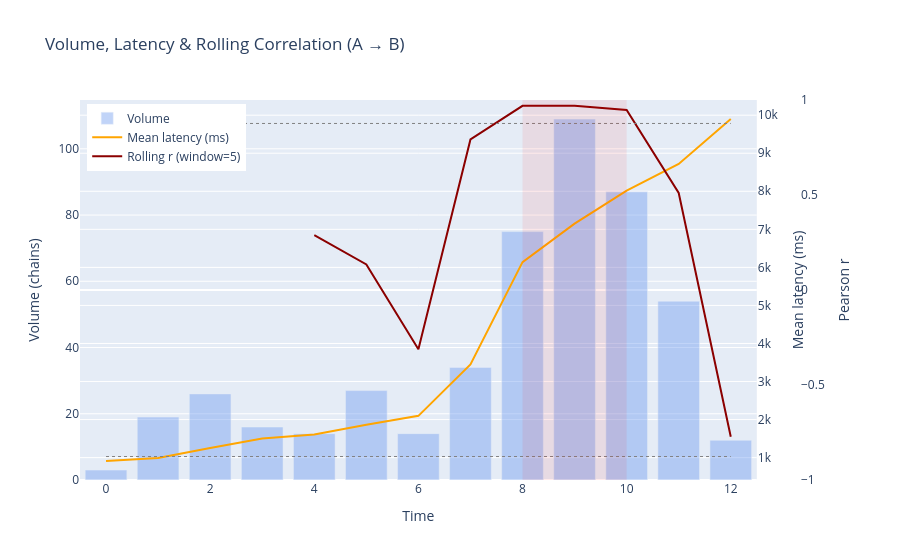

The notebook cell this image was saved under:
### Code cell
# Rolling cross-correlation on a time-sequence basis with volume & latency overlay

from sklearn.preprocessing import StandardScaler

volume = bucketed["volume"].to_numpy().astype(float)
latency = bucketed["mean_latency"].to_numpy().astype(float)
timestamps = bucketed["bucket"].to_numpy()

# Standardise both series (zero mean, unit variance)
scaler = StandardScaler()
vol_norm = scaler.fit_transform(volume.reshape(-1, 1)).ravel()
lat_norm = scaler.fit_transform(latency.reshape(-1, 1)).ravel()

# Rolling cross-correlation over a trailing window
n = len(vol_norm)
window = max(5, n // 5)
sig = 1.96 / np.sqrt(window)

rolling_corr = np.full(n, np.nan)
for i in range(window - 1, n):
    v = vol_norm[i - window + 1 : i + 1]
    l = lat_norm[i - window + 1 : i + 1]
    rolling_corr[i] = np.corrcoef(v, l)[0, 1]

significant = np.abs(rolling_corr) > sig

# Identify contiguous significant spans
spans = []
in_span = False
for i in range(n):
    if significant[i] and not in_span:
        span_start = i
        in_span = True
    elif not significant[i] and in_span:
        spans.append((span_start, i - 1))
        in_span = False
if in_span:
    spans.append((span_start, n - 1))

# For each significant span, compute the lag via local cross-correlation
span_details = []
for start, end in spans:
    v_seg = vol_norm[start : end + 1]
    l_seg = lat_norm[start : end + 1]
    seg_n = len(v_seg)
    if seg_n < 3:
        span_details.append((start, end, np.nanmean(rolling_corr[start : end + 1]), 0, 0.0))
        continue
    seg_xcorr = np.correlate(v_seg, l_seg, mode="full") / seg_n
    seg_lags = np.arange(-(seg_n - 1), seg_n)
    peak_idx = np.argmax(np.abs(seg_xcorr))
    best_lag = seg_lags[peak_idx]
    best_r = seg_xcorr[peak_idx]
    mean_r = np.nanmean(rolling_corr[start : end + 1])
    span_details.append((start, end, mean_r, best_lag, best_r))

# Plot with three y-axes: volume (bar), latency (line), correlation (line)
from plotly.subplots import make_subplots

fig = make_subplots(specs=[[{"secondary_y": True}]])

fig.add_trace(
    go.Bar(x=timestamps, y=volume, name="Volume",
           marker_color="rgba(100, 149, 237, 0.4)"),
    secondary_y=False,
)

fig.add_trace(
    go.Scatter(x=timestamps, y=latency, name="Mean latency (ms)",
               mode="lines", line=dict(color="orange", width=2)),
    secondary_y=True,
)

fig.add_trace(
    go.Scatter(x=timestamps, y=rolling_corr,
               name="Rolling r (window={})".format(window),
               mode="lines", line=dict(color="darkred", width=2),
               yaxis="y3"),
)

for start, end in spans:
    fig.add_vrect(
        x0=timestamps[start], x1=timestamps[end],
        fillcolor="rgba(255, 0, 0, 0.08)", line_width=0,
    )

fig.add_trace(
    go.Scatter(x=[timestamps[0], timestamps[-1]], y=[sig, sig],
               mode="lines", line=dict(color="grey", dash="dot", width=1),
               showlegend=False, yaxis="y3"),
)
fig.add_trace(
    go.Scatter(x=[timestamps[0], timestamps[-1]], y=[-sig, -sig],
               mode="lines", line=dict(color="grey", dash="dot", width=1),
               showlegend=False, yaxis="y3"),
)

fig.update_layout(
    title="Volume, Latency & Rolling Correlation ({} \u2192 {})".format(
        source_event, target_event),
    xaxis_title="Time",
    yaxis=dict(title="Volume (chains)", side="left"),
    yaxis2=dict(title="Mean latency (ms)", side="right", overlaying="y"),
    yaxis3=dict(
        title="Pearson r", side="right", overlaying="y",
        anchor="free", position=1.0,
        range=[-1, 1],
        showgrid=False,
    ),
    legend=dict(x=0.01, y=0.99),
    margin=dict(r=100),
)
fig.show()

# Summary table of significant periods with lag analysis
if span_details:
    print("Significant correlation periods (|r| > {:.3f}):\n".format(sig))
    rows = []
    for start, end, mean_r, lag, peak_r in span_details:
        t0 = pd.Timestamp(timestamps[start])
        t1 = pd.Timestamp(timestamps[end])
        duration = t1 - t0 + pd.Timedelta(seconds=bucket_seconds)
        lag_seconds = lag * bucket_seconds
        if lag > 0:
            lead = "volume leads"
        elif lag < 0:
            lead = "latency leads"
        else:
            lead = "contemporaneous"
        rows.append({
            "From": str(t0),
            "To": str(t1),
            "Duration": str(duration),
            "Mean r": round(mean_r, 3),
            "Peak lag r": round(peak_r, 3),
            "Lag (buckets)": lag,
            "Lag (seconds)": lag_seconds,
            "Interpretation": lead,
        })
    lag_df = pd.DataFrame(rows)
    display(lag_df)
else:
    print("No periods of significant correlation detected "
          "(threshold=\u00b1{:.3f})".format(sig))

### Figure 1 — Plotly figure (JSON) as saved in the notebook; plotly's stock layout.template omitted (floating-point values rounded to 4 significant figures)
{"data": [{"marker": {"color": "rgba(100, 149, 237, 0.4)"}, "name": "Volume", "type": "bar", "x": [0, 1, 2, 3, 4, 5, 6, 7, 8, 9, 10, 11, 12], "xaxis": "x", "y": [3, 19, 26, 16, 14, 27, 14, 34, 75, 109, 87, 54, 12], "yaxis": "y"}, {"line": {"color": "orange", "width": 2}, "mode": "lines", "name": "Mean latency (ms)", "type": "scatter", "x": [0, 1, 2, 3, 4, 5, 6, 7, 8, 9, 10, 11, 12], "xaxis": "x", "y": [911.3, 990.9, 1254.0, 1502.0, 1606.0, 1865.0, 2098.0, 3447.0, 6138.0, 7149.0, 8018.0, 8720.0, 9900.0], "yaxis": "y2"}, {"line": {"color": "darkred", "width": 2}, "mode": "lines", "name": "Rolling r (window=5)", "type": "scatter", "x": [0, 1, 2, 3, 4, 5, 6, 7, 8, 9, 10, 11, 12], "y": [null, null, null, null, 0.2891, 0.1342, -0.3117, 0.7923, 0.9691, 0.97, 0.948, 0.5107, -0.7726], "yaxis": "y3"}, {"line": {"color": "grey", "dash": "dot", "width": 1}, "mode": "lines", "showlegend": false, "type": "scatter", "x": [0, 12], "y": [0.8765, 0.8765], "yaxis": "y3"}, {"line": {"color": "grey", "dash": "dot", "width": 1}, "mode": "lines", "showlegend": false, "type": "scatter", "x": [0, 12], "y": [-0.8765, -0.8765], "yaxis": "y3"}], "layout": {"legend": {"x": 0.01, "y": 0.99}, "margin": {"r": 100}, "shapes": [{"fillcolor": "rgba(255, 0, 0, 0.08)", "line": {"width": 0}, "type": "rect", "x0": 8, "x1": 10, "xref": "x", "y0": 0, "y1": 1, "yref": "y domain"}], "title": {"text": "Volume, Latency & Rolling Correlation (A → B)"}, "xaxis": {"anchor": "y", "domain": [0, 0.94], "title": {"text": "Time"}}, "yaxis": {"anchor": "x", "domain": [0, 1], "side": "left", "title": {"text": "Volume (chains)"}}, "yaxis2": {"anchor": "x", "overlaying": "y", "side": "right", "title": {"text": "Mean latency (ms)"}}, "yaxis3": {"anchor": "free", "overlaying": "y", "position": 1, "range": [-1, 1], "showgrid": false, "side": "right", "title": {"text": "Pearson r"}}}}
